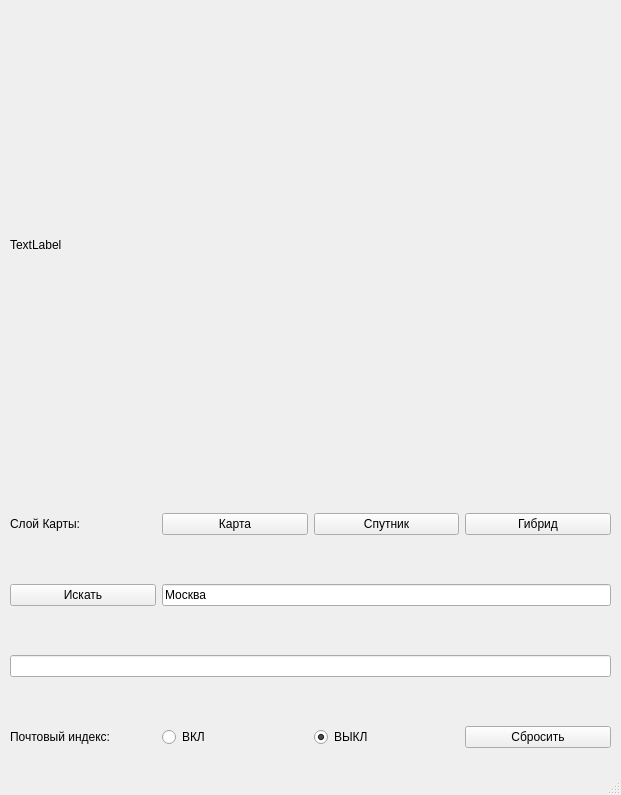
<?xml version="1.0" encoding="UTF-8"?>
<ui version="4.0">
 <class>MainWindow</class>
 <widget class="QMainWindow" name="MainWindow">
  <property name="geometry">
   <rect>
    <x>0</x>
    <y>0</y>
    <width>621</width>
    <height>795</height>
   </rect>
  </property>
  <property name="windowTitle">
   <string>MainWindow</string>
  </property>
  <widget class="QWidget" name="centralwidget">
   <widget class="QWidget" name="gridLayoutWidget">
    <property name="geometry">
     <rect>
      <x>10</x>
      <y>470</y>
      <width>601</width>
      <height>321</height>
     </rect>
    </property>
    <layout class="QGridLayout" name="gridLayout_2">
     <item row="1" column="1" colspan="3">
      <widget class="QLineEdit" name="input">
       <property name="sizePolicy">
        <sizepolicy hsizetype="Expanding" vsizetype="Maximum">
         <horstretch>0</horstretch>
         <verstretch>0</verstretch>
        </sizepolicy>
       </property>
       <property name="text">
        <string>Москва</string>
       </property>
      </widget>
     </item>
     <item row="1" column="0">
      <widget class="QPushButton" name="find">
       <property name="sizePolicy">
        <sizepolicy hsizetype="Minimum" vsizetype="Ignored">
         <horstretch>0</horstretch>
         <verstretch>0</verstretch>
        </sizepolicy>
       </property>
       <property name="text">
        <string>Искать</string>
       </property>
      </widget>
     </item>
     <item row="0" column="0">
      <widget class="QLabel" name="label_2">
       <property name="sizePolicy">
        <sizepolicy hsizetype="Minimum" vsizetype="Maximum">
         <horstretch>0</horstretch>
         <verstretch>0</verstretch>
        </sizepolicy>
       </property>
       <property name="text">
        <string>Слой Карты:</string>
       </property>
      </widget>
     </item>
     <item row="0" column="3">
      <widget class="QPushButton" name="skl">
       <property name="sizePolicy">
        <sizepolicy hsizetype="Minimum" vsizetype="Maximum">
         <horstretch>0</horstretch>
         <verstretch>0</verstretch>
        </sizepolicy>
       </property>
       <property name="text">
        <string>Гибрид</string>
       </property>
      </widget>
     </item>
     <item row="0" column="1">
      <widget class="QPushButton" name="map">
       <property name="sizePolicy">
        <sizepolicy hsizetype="Minimum" vsizetype="Maximum">
         <horstretch>0</horstretch>
         <verstretch>0</verstretch>
        </sizepolicy>
       </property>
       <property name="text">
        <string>Карта</string>
       </property>
      </widget>
     </item>
     <item row="2" column="0" colspan="4">
      <widget class="QLineEdit" name="full">
       <property name="sizePolicy">
        <sizepolicy hsizetype="Expanding" vsizetype="Maximum">
         <horstretch>0</horstretch>
         <verstretch>0</verstretch>
        </sizepolicy>
       </property>
       <property name="readOnly">
        <bool>true</bool>
       </property>
      </widget>
     </item>
     <item row="0" column="2">
      <widget class="QPushButton" name="sat">
       <property name="sizePolicy">
        <sizepolicy hsizetype="Minimum" vsizetype="Maximum">
         <horstretch>0</horstretch>
         <verstretch>0</verstretch>
        </sizepolicy>
       </property>
       <property name="text">
        <string>Спутник</string>
       </property>
      </widget>
     </item>
     <item row="3" column="3">
      <widget class="QPushButton" name="drop">
       <property name="text">
        <string>Сбросить</string>
       </property>
      </widget>
     </item>
     <item row="3" column="1">
      <widget class="QRadioButton" name="on">
       <property name="text">
        <string>ВКЛ</string>
       </property>
      </widget>
     </item>
     <item row="3" column="2">
      <widget class="QRadioButton" name="off">
       <property name="text">
        <string>ВЫКЛ</string>
       </property>
       <property name="checked">
        <bool>true</bool>
       </property>
      </widget>
     </item>
     <item row="3" column="0">
      <widget class="QLabel" name="label_3">
       <property name="text">
        <string>Почтовый индекс:</string>
       </property>
      </widget>
     </item>
    </layout>
   </widget>
   <widget class="QLabel" name="label">
    <property name="geometry">
     <rect>
      <x>10</x>
      <y>20</y>
      <width>600</width>
      <height>450</height>
     </rect>
    </property>
    <property name="text">
     <string>TextLabel</string>
    </property>
   </widget>
  </widget>
  <widget class="QMenuBar" name="menubar">
   <property name="geometry">
    <rect>
     <x>0</x>
     <y>0</y>
     <width>621</width>
     <height>22</height>
    </rect>
   </property>
  </widget>
  <widget class="QStatusBar" name="statusbar"/>
 </widget>
 <resources/>
 <connections/>
</ui>
